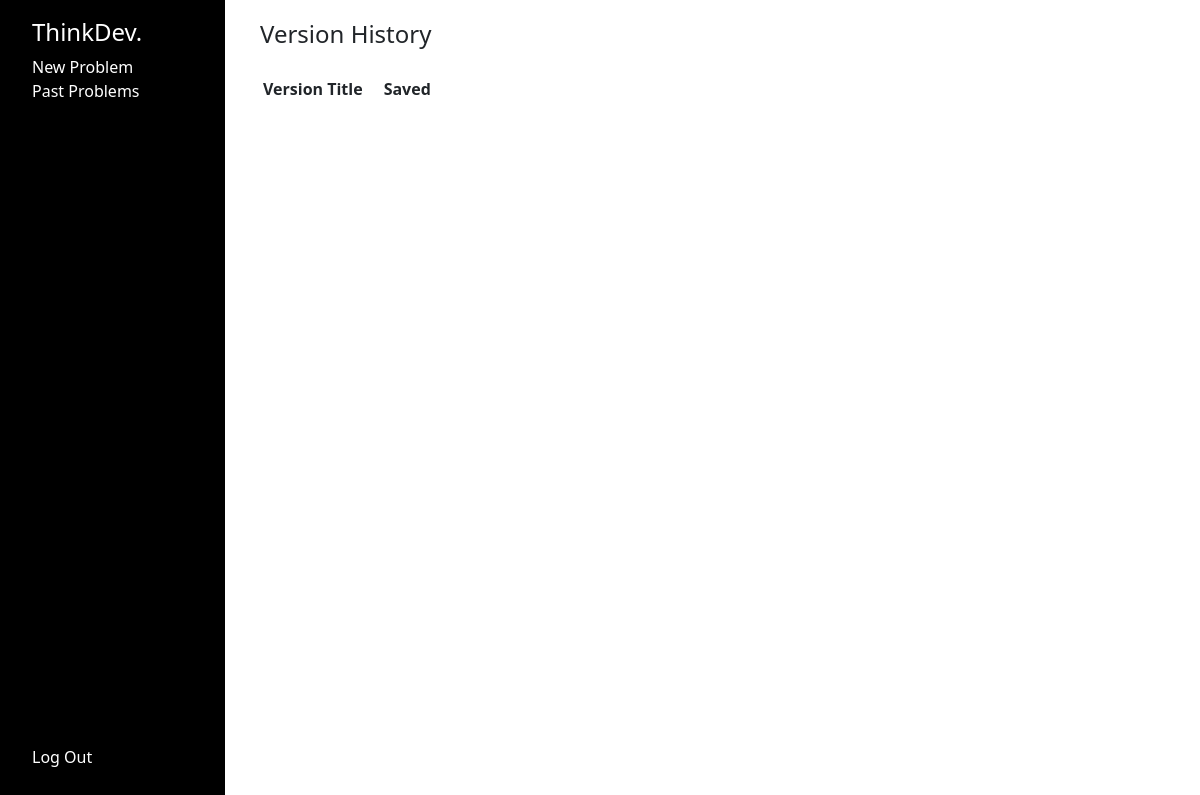
Page /problemlog/versions/82 (signed in) on the earlier database version.
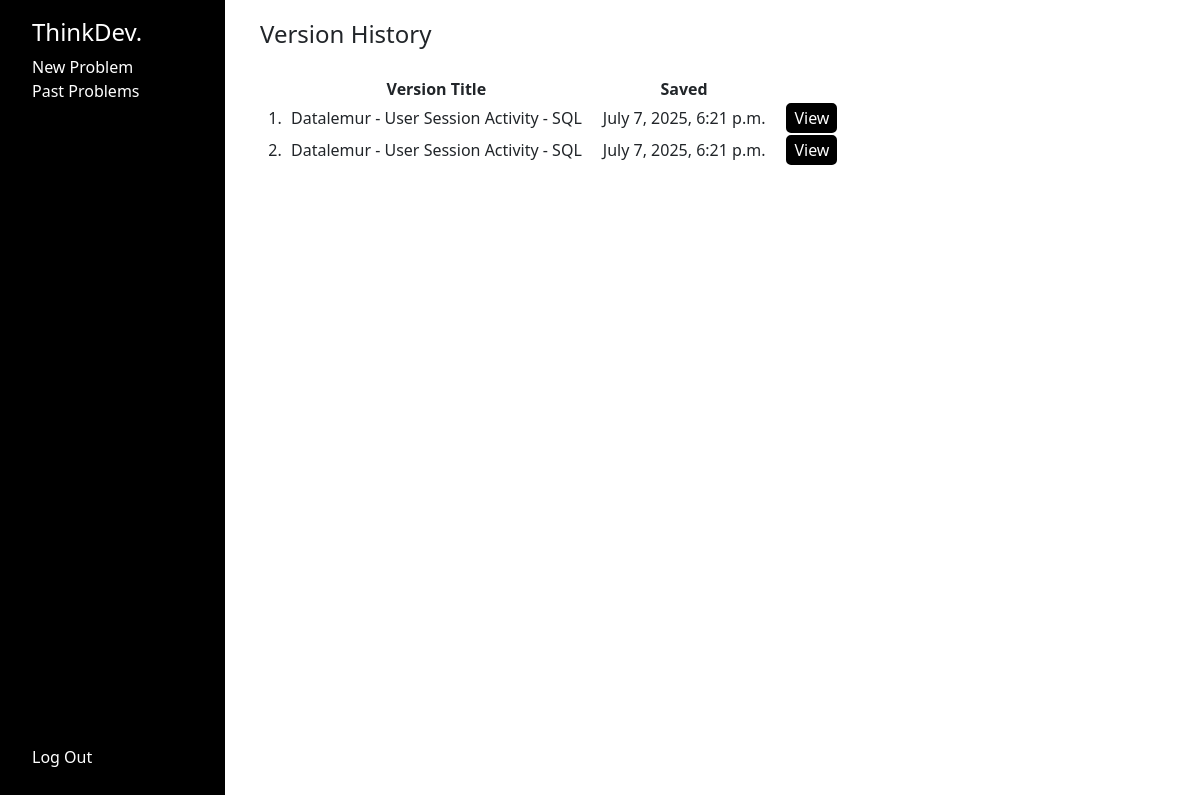
Same page on the later database version.
### problemlog/models.py (models this page shows)
class ProblemVersions(models.Model):
    problem_id = models.ForeignKey(Problems, on_delete=models.CASCADE)
    username = models.CharField(max_length=255)
    version_number = models.IntegerField(default=1)
    problem_title = models.CharField(max_length=10000)
    problem_description = models.CharField(max_length=10000)
    problem_summary = models.CharField(max_length=10000)
    pseudo_code = models.CharField(max_length=10000)
    source_code = models.CharField(max_length=10000)
    solved = models.CharField(max_length=50)
    submit_time = models.DateTimeField(auto_now_add=True)

### problemlog/views.py (the view)
# urls.py: path("problemlog/versions/<int:id_entry>", views.problem_versions, name="problem_versions"),
@login_required
def problem_versions(request, id_entry):
    versions =  ProblemVersions.objects.filter(problem_id = id_entry, username = request.user.username)
    return render(request, "versions.html", {
        "versions": versions
    })

### problemlog/templates/versions.html (shortened to what this page needs)
{% extends "layout.html" %}
{% block body %}
<h4>Version History</h4>
<table>
    <tr>
        <td>
        </td>
        <td class="log_table_cell">
            <b>Version Title</b>
        </td>
        <td class="log_table_cell">
            <b>Saved</b>
        </td>
    </tr>
    {% for version in versions %}
    <tr style="text-align: center;">
        <td style="width: 30px;">
            {{forloop.counter}}.
        </td>
        <td style="padding-right: 20px;">
            {{ version.problem_title }}
        </td>
        <td style="padding-right: 20px;">
            {{ version.submit_time }}
        </td>
        <form action="{% url 'versions_view' id_entry=version.id %}" method="POST">
            <td style="padding-right: 20px;">
                <input style="border-radius: 5px; background-color:black; color: white; border: 2px solid black;"
                    name="view_button" type="submit" value="View">
            </td>
        </form>
    </tr>
    {% endfor %}
</table>
{% endblock %}

Differences in the rows shown:
added ProblemVersions: problem_title "Datalemur - User Session Activity - SQL", submit_time "July 7, 2025, 6:21 p.m."
added ProblemVersions: problem_title "Datalemur - User Session Activity - SQL", submit_time "July 7, 2025, 6:21 p.m."
